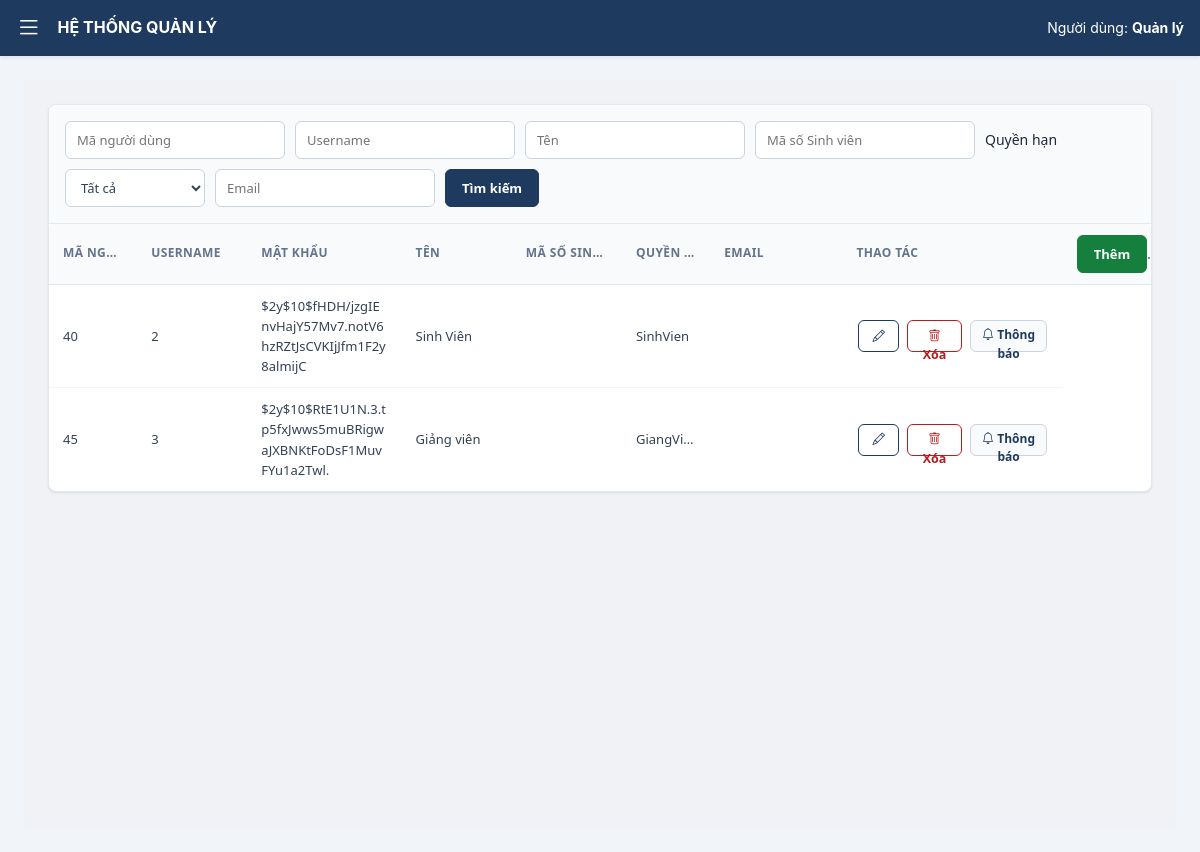
Page /admin.php?tab=nguoidung (signed in) on the committed database.
### tables this page shows
CREATE TABLE `nguoi_dung` (
  `MaNguoiDung` int(11) NOT NULL,
  `TenDangNhap` varchar(50) NOT NULL,
  `MatKhau` varchar(255) NOT NULL,
  `HoTen` varchar(100) NOT NULL,
  `mssv` varchar(20) DEFAULT NULL,
  `Quyen` varchar(50) NOT NULL,
  `Email` varchar(200) DEFAULT NULL
);

### nguoidung.php (the view, shortened to what this page needs)
<div class="admin-page-content">
    <div>
        <div>
            <input type="text"   id="tk1" placeholder="Mã người dùng">
            <input type="text"   id="tk2" placeholder="Username">
            <input type="text"   id="tk4" placeholder="Tên">
            <input type="text"   id="tk5" placeholder="Mã số Sinh viên">
            Quyền hạn
            <select id="tk6">
                <option value="">Tất cả</option>
            </select>
            <input type="text" id="tk7" placeholder="Email">
            <button class="button-timkiem">Tìm kiếm</button>
        </div>
        <div class="table-wrap">
        <table id="bang-nguoidung">
            <colgroup>
                <col class="col-manguoidung">
                <col class="col-username">
                <col class="col-matkhau">
                <col class="col-ten">
                <col class="col-mssv">
                <col class="col-quyen">
                <col class="col-email">
                <col class="col-thaotac">
                <col class="col-them">
            </colgroup>
            <thead>
                <tr>
                    <th>Mã người dùng</th>
                    <th>Username</th>
                    <th>Mật khẩu</th>
                    <th>Tên</th>
                    <th>Mã số Sinh viên</th>
                    <th>Quyền hạn</th>
                    <th>Email</th>
                    <th>Thao tác</th>
                    <th><button id="them">Thêm</button></th>
                </tr>
            </thead>
            <tbody id="table-content">
                <?php
                    $nguoi_dung = mysqli_query($conn, "SELECT * FROM nguoi_dung");
                    while ($nd = mysqli_fetch_assoc($nguoi_dung)) {
                        if (($nd['Quyen'] == 'Admin' || $nd['Quyen'] == 'QuanLy') && $_SESSION['role'] != 'Admin') {
                            continue;
                        }
                        echo "
                            <tr id='{$nd['TenDangNhap']}'>
                                <td>{$nd['MaNguoiDung']}</td>
                                <td>{$nd['TenDangNhap']}</td>
                                <td>{$nd['MatKhau']}</td>
                                <td>{$nd['HoTen']}</td>
                                <td>{$nd['mssv']}</td>
                                <td>{$nd['Quyen']}</td>
                                <td>{$nd['Email']}</td>
                                <td>
                                    <div class=\"action-cell\">
                                        <button class=\"tuychinh\"
                                            data-id='{$nd['TenDangNhap']}'
                                            data-manguoidung='{$nd['MaNguoiDung']}'
                                            data-username='{$nd['TenDangNhap']}'
                                            data-matkhau='{$nd['MatKhau']}'
                                            data-ten='{$nd['HoTen']}'
                                            data-mssv='{$nd['mssv']}'
                                            data-quyen='{$nd['Quyen']}'
                                            data-email='{$nd['Email']}'
                                            title=\"Chỉnh sửa\">
                                            <i class=\"bi bi-pencil\"></i>
                                        </button>
                                        <button class=\"xoa\"
                                            data-id='{$nd['TenDangNhap']}'
                                            data-quyen='{$nd['Quyen']}'
                                            title=\"Xóa\">
                                            <i class=\"bi bi-trash\"></i> Xóa
                                        </button>
                                        <button class=\"thongbao\"
                                            data-id='{$nd['MaNguoiDung']}'
                                            data-ten='{$nd['HoTen']}'
                                            data-email='{$nd['Email']}'
                                            title=\"Gửi thông báo\">
                                            <i class=\"bi bi-bell\"></i> Thông báo
                                        </button>
                                    </div>
                                </td>
                            </tr>
                        ";
                    }
                ?>
            </tbody>
        </table>
        </div>
    </div>
</div>

### style.css (style rules this page uses)
:root { --navy-900: #0a1f3d; --navy-800: #1a3c6e; --navy-700: #1e4d91; --blue-500: #3b82f6; --blue-100: #dbeafe; --blue-50: #eff6ff; --slate-900: #0f172a; --slate-700: #334155; --slate-500: #64748b; --slate-400: #94a3b8; --slate-300: #cbd5e1; --slate-200: #e2e8f0; --slate-100: #f1f5f9; --slate-50: #f8fafc; --green-700: #15803d; --green-100: #dcfce7; --amber-700: #b45309; --amber-100: #fef3c7; --red-700: #b91c1c; --red-100: #fee2e2; --violet-700:#6d28d9; --violet-100:#ede9fe; --shadow-sm: 0 1px 3px rgba(15,23,42,.08), 0 1px 2px rgba(15,23,42,.04); --shadow-md: 0 4px 8px rgba(15,23,42,.08), 0 2px 4px rgba(15,23,42,.04); --radius: 6px; }
*, *::before, *::after { margin: 0; padding: 0; box-sizing: border-box; }
body { font-family: 'Inter', system-ui, -apple-system, 'Segoe UI', sans-serif; background: var(--slate-100); color: var(--slate-700); min-height: 100vh; font-size: 14px; line-height: 1.55; -webkit-font-smoothing: antialiased; }
table { width: 100%; border-collapse: collapse; background: #fff; border-radius: var(--radius); box-shadow: var(--shadow-sm); overflow: hidden; }
table thead th { background: var(--slate-50); padding: 11px 16px; text-align: left; font-size: 12px; font-weight: 700; color: var(--slate-500); border-bottom: 1px solid var(--slate-200); white-space: nowrap; }
table tbody td { padding: 12px 16px; font-size: 13.5px; color: var(--slate-700); border-bottom: 1px solid var(--slate-100); vertical-align: middle; }
table tbody tr:last-child td { border-bottom: none; }

### rows in the picture
nguoi_dung: MaNguoiDung "40", TenDangNhap "2", MatKhau "$2y$10$fHDH/jzgIEnvHajY57Mv7.notV6hzRZtJsCVKIjJfm1F2y8almijC", HoTen "Sinh Viên", Quyen "SinhVien"
nguoi_dung: MaNguoiDung "45", TenDangNhap "3", MatKhau "$2y$10$RtE1U1N.3.tp5fxJwws5muBRigwaJXBNKtFoDsF1MuvFYu1a2Twl.", HoTen "Giảng viên", Quyen "GiangVi…"
